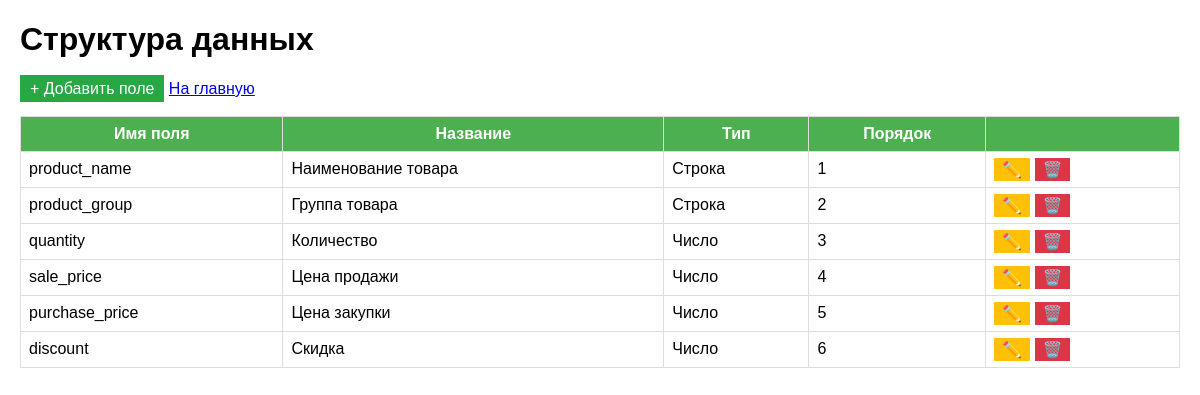
The app's page /fields/ with its own data.
### sales/models.py (models this page shows, shortened)
class FieldDefinition(models.Model):
    FIELD_TYPES = [
        ('string', 'Строка'),
        ('number', 'Число'),
        ('date', 'Дата'),
    ]
    name = models.CharField(max_length=50, verbose_name="Имя поля")
    label = models.CharField(max_length=100, verbose_name="Отображаемое имя")
    field_type = models.CharField(max_length=10, choices=FIELD_TYPES, verbose_name="Тип")
    order = models.IntegerField(default=0, verbose_name="Порядок")
    is_active = models.BooleanField(default=True, verbose_name="Передавать")
    precision = models.IntegerField(default=2, verbose_name="Точность (для чисел)", blank=True, null=True)
    class Meta:
        ordering = ['order']

### sales/views.py (the view)
# urls.py: path('fields/', views.field_list, name='field_list'),
def field_list(request):
    fields = FieldDefinition.objects.all().order_by('order')
    return render(request, 'sales/field_list.html', {'fields': fields})

### sales/templates/sales/field_list.html (shortened to what this page needs)
<!DOCTYPE html>
<html>
<head>
</head>
<body>
    <h1>Структура данных</h1>
    <a href="/fields/add/" class="btn-add">+ Добавить поле</a>
    <a href="/">На главную</a>
    <br><br>
    <table>
        <tr>
            <th>Имя поля</th><th>Название</th><th>Тип</th><th>Порядок</th><th></th>
        </tr>
        {% for field in fields %}
        <tr>
            <td>{{ field.name }}</td>
            <td>{{ field.label }}</td>
            <td>{{ field.get_field_type_display }}</td>
            <td>{{ field.order }}</td>
            <td>
                <a href="/fields/edit/{{ field.id }}/" class="btn-edit">✏️</a>
                <a href="/fields/delete/{{ field.id }}/" class="btn-del">🗑️</a>
            </td>
        </tr>
        {% empty %}
        <tr><td colspan="5">Нет полей. Добавьте первое поле.</td></tr>
        {% endfor %}
    </table>
</body>
</html>

### sales/templates/sales/field_list.html (style rules this page uses)
body { font-family: Arial; margin: 20px; }
table { border-collapse: collapse; width: 100%; }
th, td { border: 1px solid #ddd; padding: 8px; }
th { background-color: #4CAF50; color: white; }
.btn-add { background: #28a745; color: white; padding: 5px 10px; text-decoration: none; }
.btn-edit { background: #ffc107; padding: 3px 8px; text-decoration: none; }
.btn-del { background: #dc3545; color: white; padding: 3px 8px; text-decoration: none; }

### records on screen
FieldDefinition: name "product_name", label "Наименование товара", field_type "Строка", order "1"
FieldDefinition: name "product_group", label "Группа товара", field_type "Строка", order "2"
FieldDefinition: name "quantity", label "Количество", field_type "Число", order "3"
FieldDefinition: name "sale_price", label "Цена продажи", field_type "Число", order "4"
FieldDefinition: name "purchase_price", label "Цена закупки", field_type "Число", order "5"
FieldDefinition: name "discount", label "Скидка", field_type "Число", order "6"
